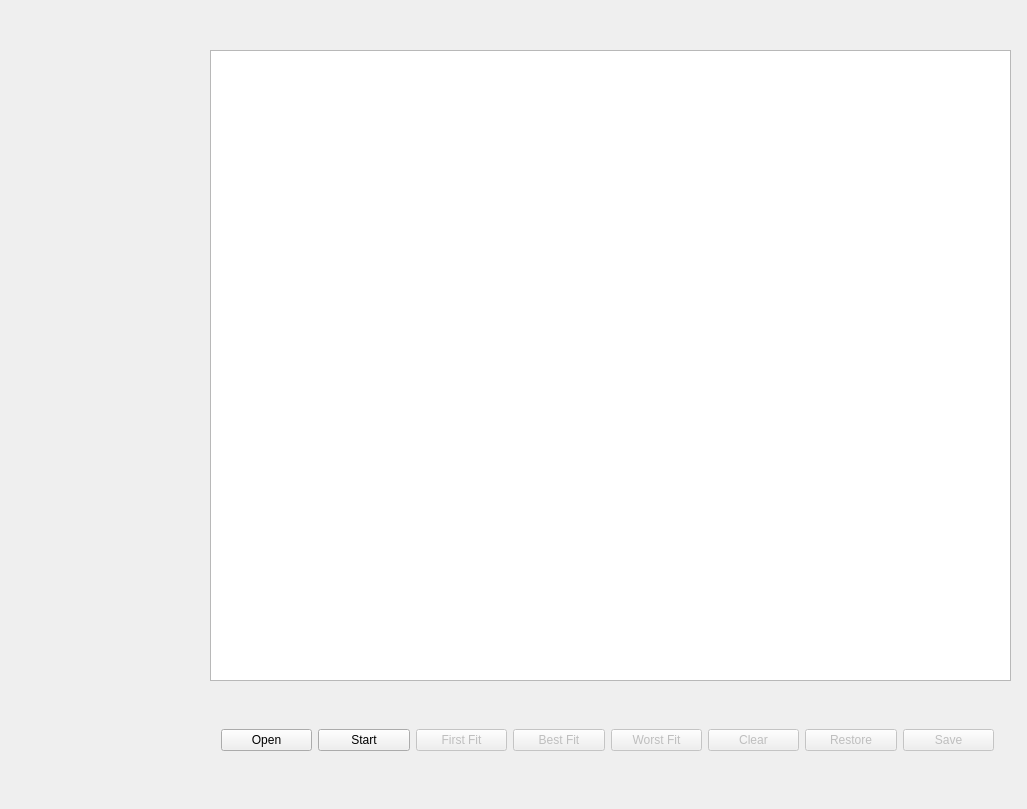
<?xml version="1.0" encoding="UTF-8"?>
<ui version="4.0">
 <class>WidgetClass</class>
 <widget class="QWidget" name="WidgetClass">
  <property name="geometry">
   <rect>
    <x>0</x>
    <y>0</y>
    <width>1027</width>
    <height>809</height>
   </rect>
  </property>
  <property name="windowTitle">
   <string>Widget</string>
  </property>
  <widget class="QLabel" name="label">
   <property name="geometry">
    <rect>
     <x>370</x>
     <y>10</y>
     <width>241</width>
     <height>31</height>
    </rect>
   </property>
   <property name="text">
    <string/>
   </property>
  </widget>
  <widget class="QWidget" name="horizontalLayoutWidget">
   <property name="geometry">
    <rect>
     <x>210</x>
     <y>700</y>
     <width>795</width>
     <height>80</height>
    </rect>
   </property>
   <layout class="QHBoxLayout" name="horizontalLayout_2">
    <item>
     <widget class="QPushButton" name="Openfile_Btn">
      <property name="text">
       <string>Open</string>
      </property>
     </widget>
    </item>
    <item>
     <widget class="QPushButton" name="StartBtn">
      <property name="text">
       <string>Start</string>
      </property>
     </widget>
    </item>
    <item>
     <widget class="QPushButton" name="FF_Btn">
      <property name="enabled">
       <bool>false</bool>
      </property>
      <property name="text">
       <string>First Fit</string>
      </property>
     </widget>
    </item>
    <item>
     <widget class="QPushButton" name="BF_Btn">
      <property name="enabled">
       <bool>false</bool>
      </property>
      <property name="text">
       <string>Best Fit</string>
      </property>
     </widget>
    </item>
    <item>
     <widget class="QPushButton" name="WF_Btn">
      <property name="enabled">
       <bool>false</bool>
      </property>
      <property name="text">
       <string>Worst Fit</string>
      </property>
     </widget>
    </item>
    <item>
     <widget class="QPushButton" name="Clear_Btn">
      <property name="enabled">
       <bool>false</bool>
      </property>
      <property name="text">
       <string>Clear</string>
      </property>
     </widget>
    </item>
    <item>
     <widget class="QPushButton" name="Restore_Btn">
      <property name="enabled">
       <bool>false</bool>
      </property>
      <property name="text">
       <string>Restore</string>
      </property>
     </widget>
    </item>
    <item>
     <widget class="QPushButton" name="Save_Btn">
      <property name="enabled">
       <bool>false</bool>
      </property>
      <property name="text">
       <string>Save</string>
      </property>
     </widget>
    </item>
   </layout>
  </widget>
  <widget class="QTextEdit" name="textEdit">
   <property name="geometry">
    <rect>
     <x>210</x>
     <y>50</y>
     <width>801</width>
     <height>631</height>
    </rect>
   </property>
  </widget>
 </widget>
 <layoutdefault spacing="6" margin="11"/>
 <resources>
  <include location="Widget.qrc"/>
 </resources>
 <connections/>
 <slots>
  <slot>test_clicked()</slot>
 </slots>
</ui>
